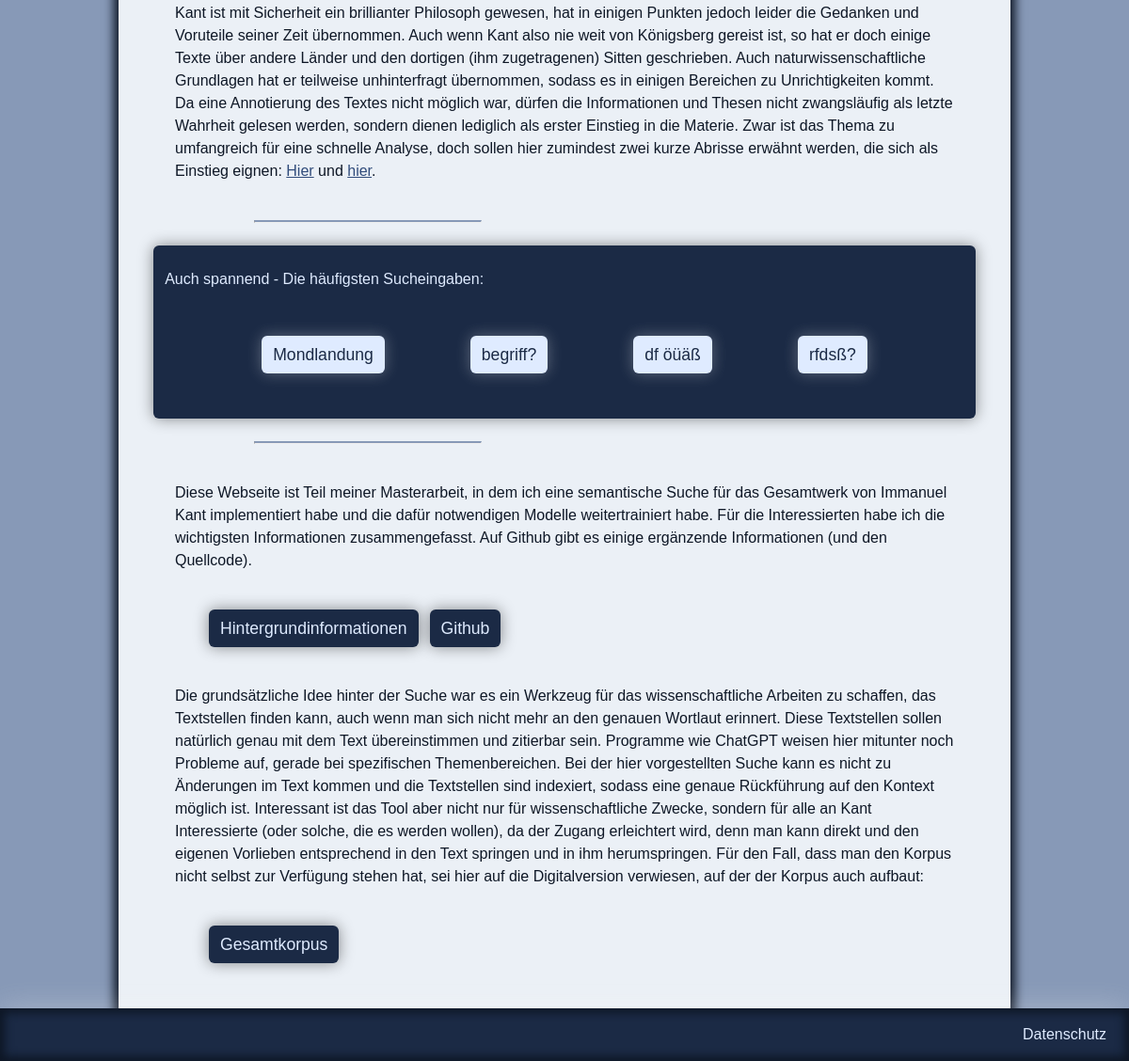
/ (lower part), run on an earlier commit of the app's database.
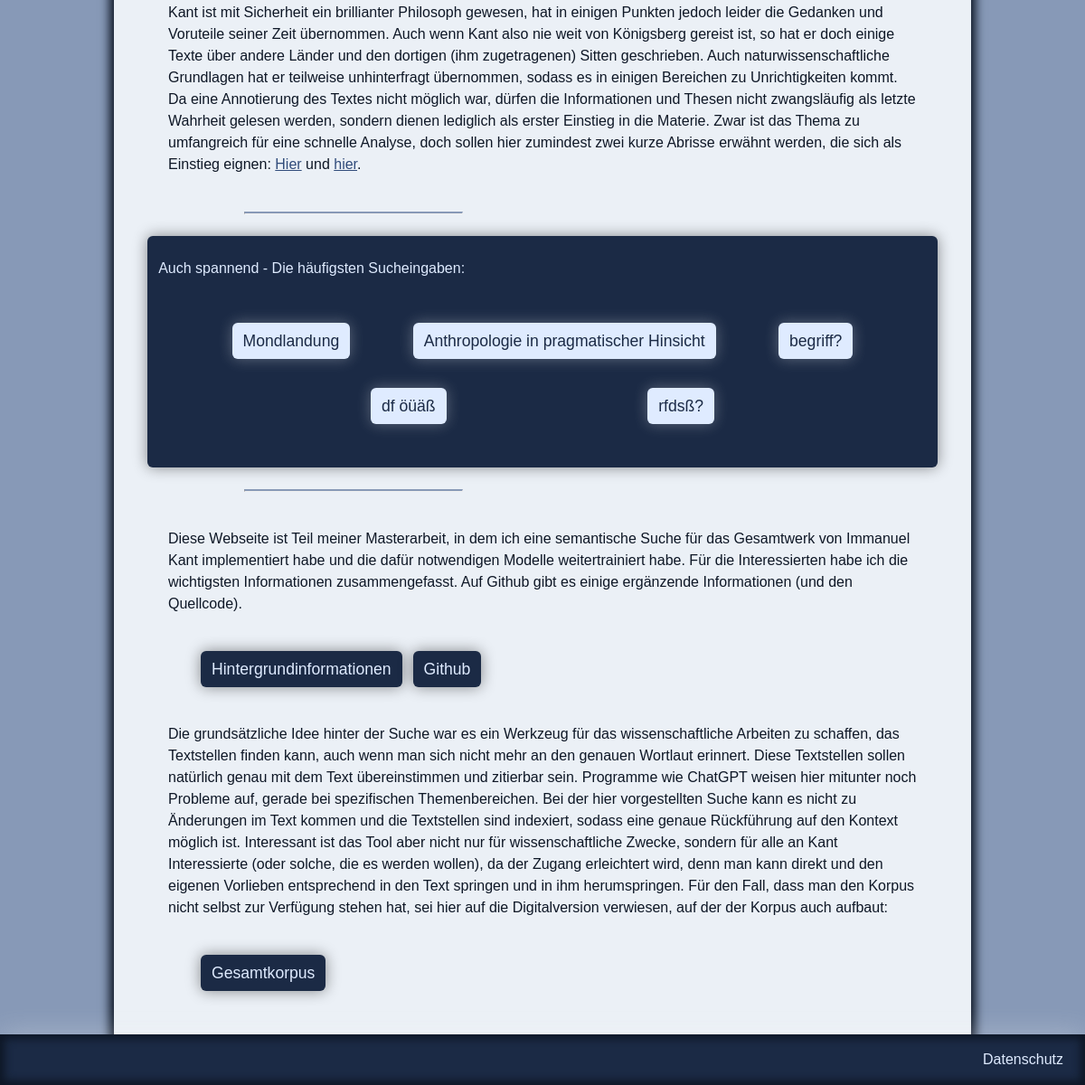
And on a later commit of the database.
### GUI/models.py (models this page shows, shortened)
class Suchbegriff(models.Model):
    suchbegriff_text = models.CharField(max_length=200)
    anzahl = models.IntegerField(default=0)
    bielectra_absatz = models.CharField(max_length=79, default=None)
    convbert_absatz = models.CharField(max_length=79, default=None)
    distilbert_absatz = models.CharField(max_length=79, default=None)
    gelectra_absatz = models.CharField(max_length=79, default=None)

### GUI/views.py (the view)
# urls.py: path("", views.index, name="index"),
def index(request):
    ''' 1 Häufigste Begriffe erstellen '''
    häufigste_begriffe = Suchbegriff.objects.order_by("-anzahl")[:20]
    template = loader.get_template("GUI/index.html")
    context = {
        "häufigste_begriffe": häufigste_begriffe,
    }
    return HttpResponse(template.render(context, request))

### GUI/templates/GUI/index.html (shortened to what this page needs)
<!DOCTYPE html>
{% load static %}
<link rel="stylesheet" href="{% static 'GUI/style.css' %}">
<div class="inner" id="content">
    <div>
        <p>Kant ist mit Sicherheit ein brillianter Philosoph gewesen, hat in einigen Punkten jedoch leider die Gedanken
            und Voruteile seiner Zeit übernommen. Auch wenn Kant also nie weit von Königsberg gereist ist, so hat er
            doch einige Texte über andere Länder und den dortigen (ihm zugetragenen) Sitten geschrieben. Auch naturwissenschaftliche
            Grundlagen hat er teilweise unhinterfragt übernommen, sodass es in einigen Bereichen zu Unrichtigkeiten
            kommt. Da eine Annotierung des Textes nicht möglich war, dürfen die Informationen und Thesen nicht
            zwangsläufig als letzte Wahrheit gelesen werden, sondern dienen lediglich als erster Einstieg in die Materie.
            Zwar ist das Thema zu umfangreich für eine schnelle Analyse, doch sollen hier zumindest zwei kurze Abrisse
            erwähnt werden, die sich als Einstieg eignen: <a
            href="https://www.deutschlandfunk.de/wissenschaftsgeschichte-war-philosoph-immanuel-kant-ein-100.html">Hier</a>
            und <a href="https://www.forschung-und-lehre.de/zeitfragen/wie-praegt-kant-unser-heutiges-verstaendnis-von-wissenschaft-6377">hier</a>.</p>
    </div>
    <hr>
    <div class="box">
        <p>Auch spannend - Die häufigsten Sucheingaben:</p>
        {% if häufigste_begriffe %}
        <div class="begriffe">
            {% for suchbegriff in häufigste_begriffe %}
            <a class="button light" href='#'
                    onclick="showLoaderOnClick('{% url 'ergebnisse' suchbegriff.suchbegriff_text 'bielectra|convbert|distilbert|gelectra' %}')">
                    {{ suchbegriff.suchbegriff_text }}</a>
            {% endfor %}
        </div>
        {% else %}
        <p>Es wurden bisher keine Begriffe gesucht.</p>
        {% endif %}
    </div>
    <hr>
    <div>
        <p> Diese Webseite ist Teil meiner Masterarbeit, in dem ich eine semantische Suche für das Gesamtwerk
            von Immanuel Kant implementiert habe und die dafür notwendigen Modelle weitertrainiert habe. Für die
            Interessierten habe ich die wichtigsten Informationen zusammengefasst. Auf Github
            gibt es einige ergänzende Informationen (und den Quellcode).</p>
        <div class="buttons">
            <a class="button" href="{% url 'hintergrund' %}">Hintergrundinformationen</a>
            <a class="button" href="https://github.com/In-Medias-Res-Wagnerhof-net">Github</a>
        </div>
        <p>Die grundsätzliche Idee hinter der Suche war es ein Werkzeug für das wissenschaftliche Arbeiten zu schaffen,
            das Textstellen finden kann, auch wenn man sich nicht mehr an den genauen Wortlaut erinnert. Diese
            Textstellen sollen natürlich genau mit dem Text übereinstimmen und zitierbar sein. Programme wie ChatGPT
            weisen hier mitunter noch Probleme auf, gerade bei spezifischen Themenbereichen. Bei der hier vorgestellten
            Suche kann es nicht zu Änderungen im Text kommen und die Textstellen sind indexiert, sodass eine genaue
            Rückführung auf den Kontext möglich ist. Interessant ist das Tool aber nicht nur für wissenschaftliche
            Zwecke, sondern für alle an Kant Interessierte (oder solche, die es werden wollen), da der Zugang
            erleichtert wird, denn man kann direkt und den eigenen Vorlieben entsprechend in den Text springen und in
            ihm herumspringen. Für den Fall, dass man den Korpus nicht selbst zur Verfügung stehen hat, sei hier auf die
            Digitalversion verwiesen, auf der der Korpus auch aufbaut:</p>
        <div class="buttons">
            <a class="button" href="http://kant.korpora.org">Gesamtkorpus</a>
        </div>
    </div>
</div>
<div class="footer"><a href="{% url 'datenschutz' %}">Datenschutz</a></div>

What changed in the data, as far as the page shows it:
added Suchbegriff: suchbegriff_text "Anthropologie in pragmatischer Hinsicht"
